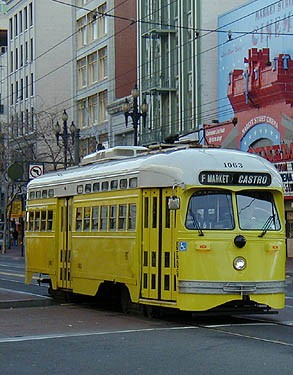
%> input picture lab3/left.jpg, 293 x 375 px
$ octave myransac.m   (GNU Octave 9; MATLAB toolbox functions it lacks are replaced by stand-ins)
%> lines starting %> are read from the running program, lines starting %| are printed output that depends on the picture
close all
clc
clear all
%% Vidulize top N matches
% im1 = im2single(imread('img1.pgm'));
% im2 = im2single(imread('img2.pgm'));
% N=50;
im1=im2single(rgb2gray(imread('left.jpg')));
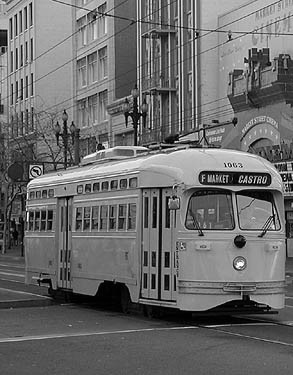
%> im1: size 375x293 single; min 0, max 1, mean 0.421
im2=im2single(rgb2gray(imread('right.jpg')));
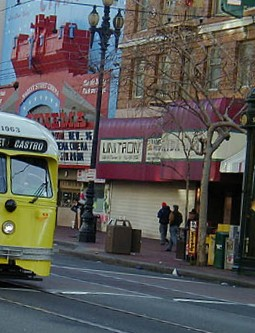
%> input picture lab3/right.jpg, 255 x 333 px
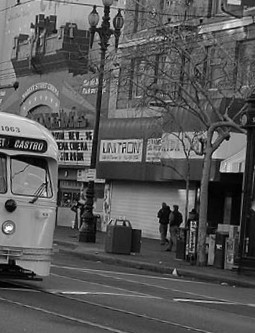
%> im2: size 333x255 single; min 0, max 1, mean 0.35
[m,n]=size(im1);
%> m = 375; n = 293
im2=imresize(im2,[m,n]);
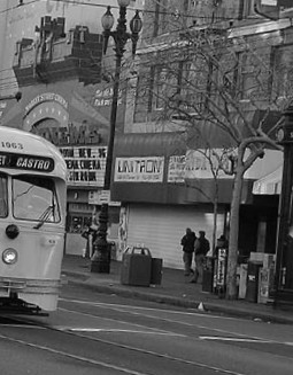
%> im2: size 375x293 single; min -0.0195, max 1.01, mean 0.35; drawn with min black and max white
% findmatches(im1,im2,N);
%% Implement RANSAC
%> (the run ends here)
